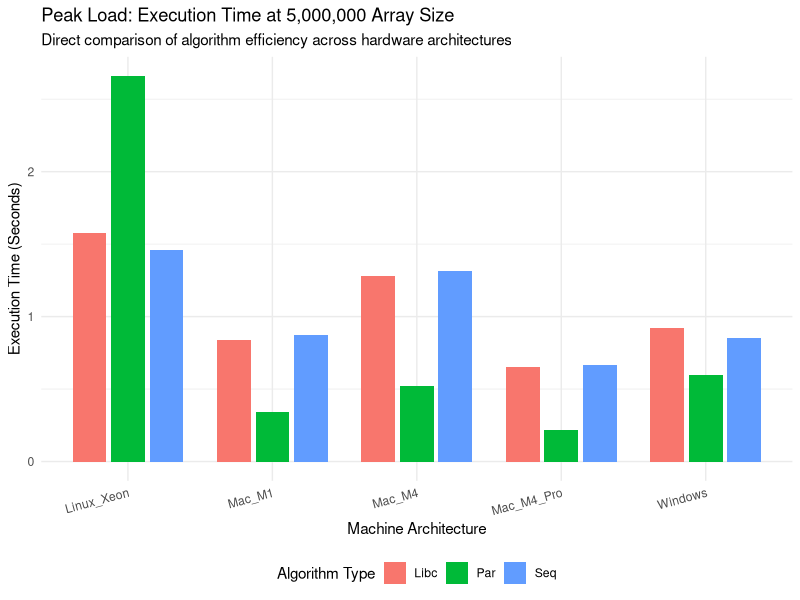

R code for this plot:
# Load required libraries
library(ggplot2)
library(dplyr)
library(tidyr)

# 1. Load the dataset
df <- read.csv("data/master_measurements.csv", header = TRUE)

# 2. Reshape and filter for ONLY the 5,000,000 array size
df_long <- df %>%
  pivot_longer(
    cols = c("Seq", "Par", "Libc"),
    names_to = "Type",
    values_to = "Time"
  ) %>%
  filter(Size == 5000000)

# 3. Create a grouped bar chart
p <- ggplot(df_long, aes(x = Machine_ID, y = Time, fill = Type)) +
  # Use position_dodge to place the bars side-by-side instead of stacking them
  geom_bar(stat = "identity", position = position_dodge(width = 0.8), width = 0.7) +
  labs(
    title = "Peak Load: Execution Time at 5,000,000 Array Size",
    subtitle = "Direct comparison of algorithm efficiency across hardware architectures",
    x = "Machine Architecture",
    y = "Execution Time (Seconds)",
    fill = "Algorithm Type"
  ) +
  theme_minimal() +
  theme(
    legend.position = "bottom",
    # Angle the x-axis text slightly so the machine names don't overlap
    axis.text.x = element_text(angle = 15, hjust = 1)
  )

# 4. Save the high-resolution plot
ggsave("data/5M_array_comparison.png", plot = p, width = 10, height = 6, dpi = 300)
